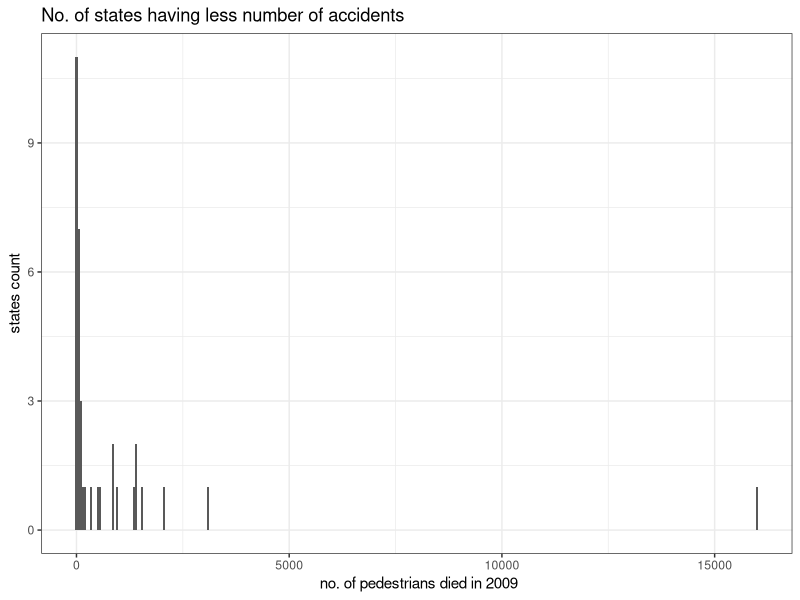
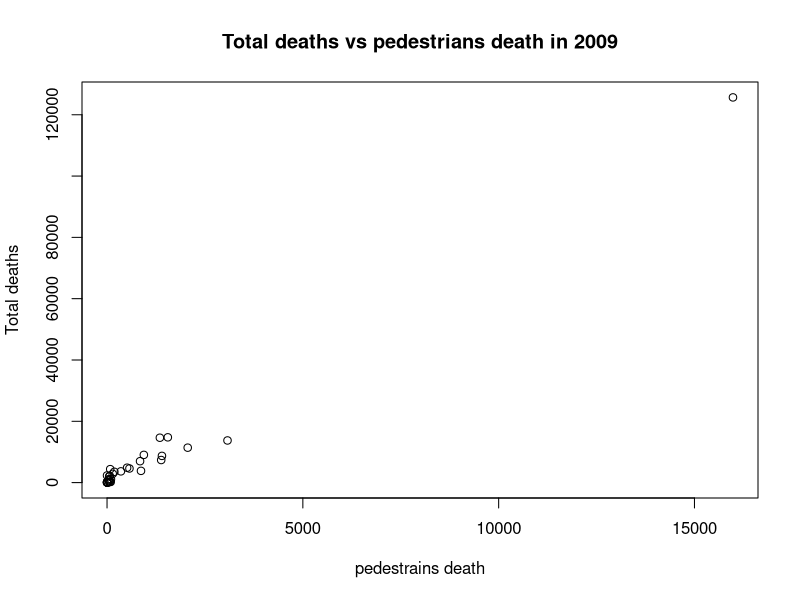
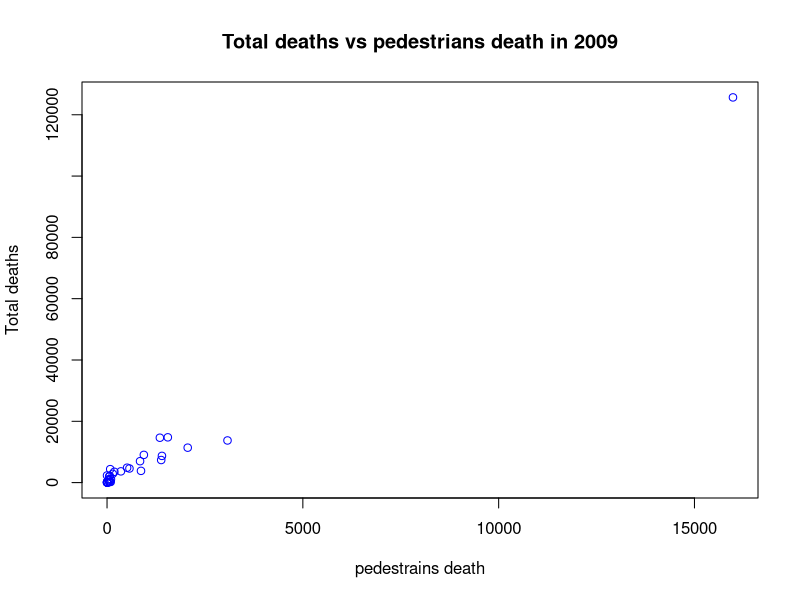
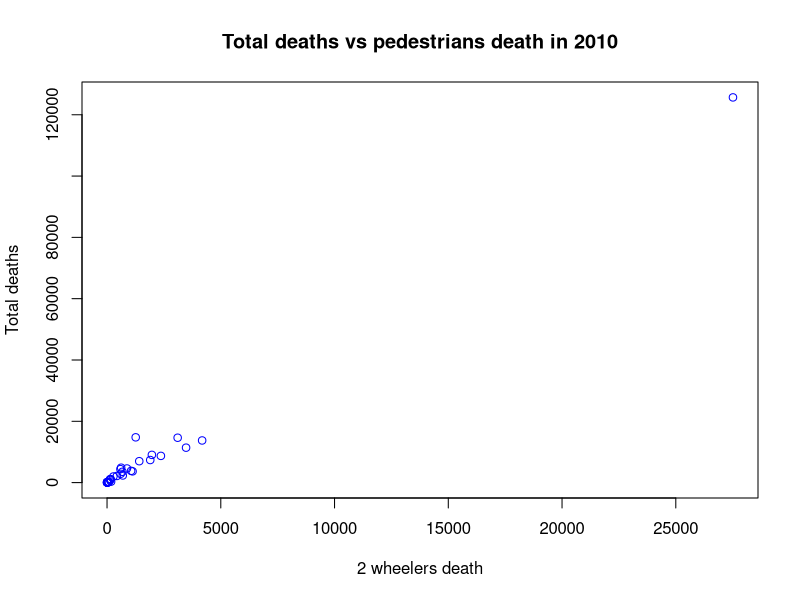
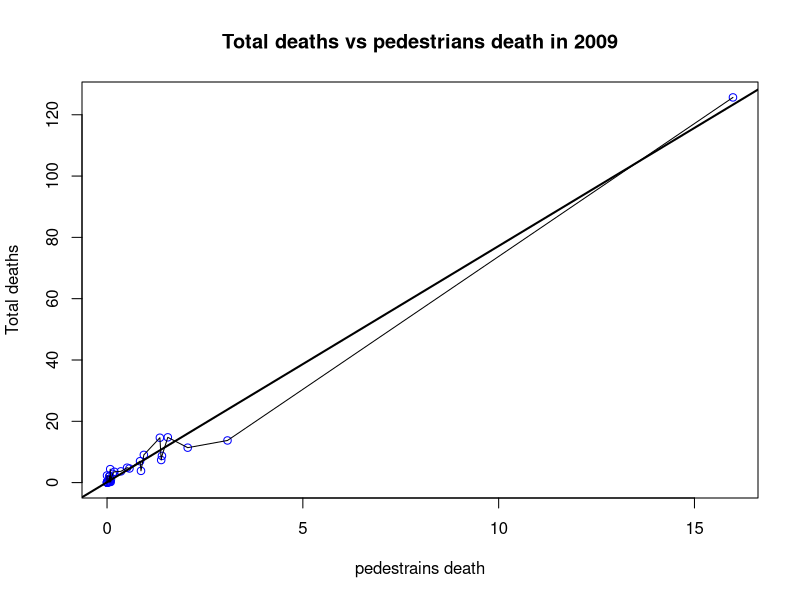
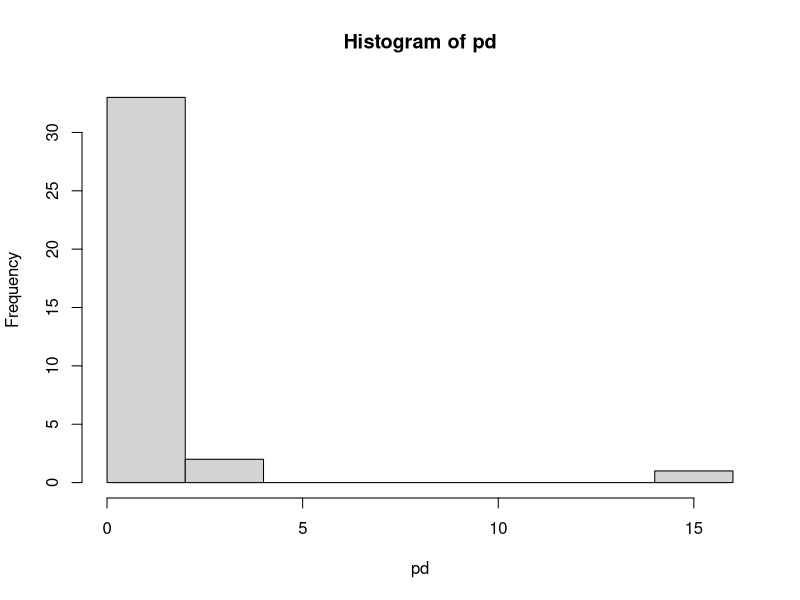
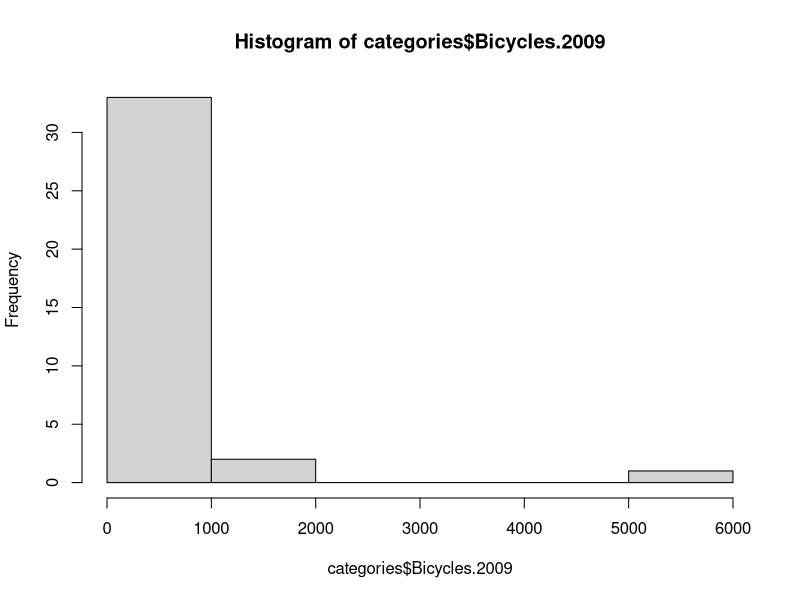
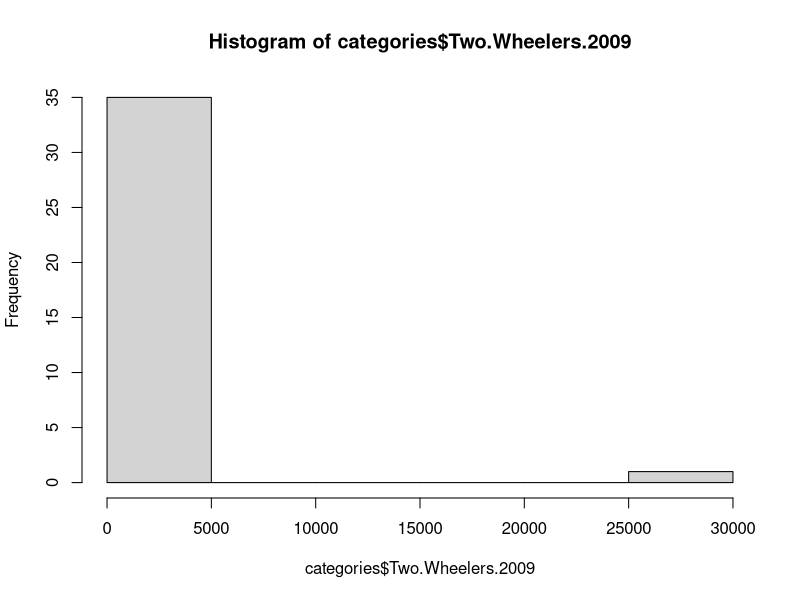

Reproduce these figures in R, in order. (Note: this script raises an error after producing the figures.)

categories<-read.csv("1Total_Number_of_Persons_Killed_RoadUser_Categories_2009-2015.csv")
View(categories)

library("ggplot2")
ggplot(categories , aes(x= Pedestrians.2009)) +
  geom_histogram(binwidth = 50) +
  theme_bw() +
  labs(y= "states count" ,
       x= " no. of pedestrians died in 2009",
       title ="No. of states having less number of accidents")

plot(x = categories$Pedestrians.2009 , y= categories$Total.2009, main= "Total deaths vs pedestrians death in 2009",
     xlab= "pedestrains death" , ylab = "Total deaths")


ped <- data.frame(categories$Pedestrians.2009, categories$Total.2009)
View(ped)

plot(x = ped$categories.Pedestrians.2009 , y= ped$categories.Total.2009, col="blue", main= "Total deaths vs pedestrians death in 2009",
     xlab= "pedestrains death" , ylab = "Total deaths")
#geom_abline(h=mean(ped$categories.Pedestrians.2009), col= "orange")
##########################################################################################



plot(x = categories$Two.Wheelers.2009 , y= categories$Total.2009, col="blue", main= "Total deaths vs pedestrians death in 2010",
     xlab= "2 wheelers death" , ylab = "Total deaths")

################################################################################
###############################################################################3
######TOTAL DEATHS VS PEDESTRIANS DEATH IN 2009###

pd<- ped$categories.Pedestrians.2009 / 1000
tt<- ped$categories.Total.2009 /1000

plot(x = pd , y= tt, col="blue", main= "Total deaths vs pedestrians death in 2009",
     xlab= "pedestrains death" , ylab = "Total deaths")
lm_total <- lm(tt ~ pd)
abline(coef(lm_total), lwd=2)
ranks<- order(pd)
lines(pd[ranks], tt[ranks])


################################################################################
################################################################

hist(pd)
hist(categories$Bicycles.2009)    
hist(categories$Two.Wheelers.2009) 
hist(categories$Auto.Rickshaws.2009) 
hist(categories$Car..Taxis..Vans.and.Other.Light.and.Medium.Motor.Vehicles.2009) 
hist(categories$Trucks.2009) 
hist(categories$Buses.2009) 
hist(categories$Other.Motor.Vehicles.2009)

#############################################################################
##############################################################################
library(calibrate)

states <- categories$States.UTs

max(categories$Pedestrians...2015)
match(max(categories$Pedestrians...2015) , categories$Pedestrians...2015)
states[match(max(categories$Pedestrians...2015) , categories$Pedestrians...2015)]

plot(x = categories$Pedestrians...2015 , y= categories$Total...2015, col="blue", main= "Total deaths vs pedestrians death in 2015",
     xlab= "pedestrians death" , ylab = "Total deaths")

Ped2015.highest <- match(max(categories$Pedestrians...2015) , categories$Pedestrians...2015)
textxy(categories$Pedestrians...2015[categories$Pedestrians...2015.highest]-10,
       categories$Total...2015[categories$Pedestrians...2015.highest]-10,
       states[categories$Pedestrians...2015.highest], col= "red" , cex=0.7)

################################################################################
##################################################################################

two<- categories$Two.Wheelers.2009

plot(ped ,col.main="darkgrey" , main="two wheelers vs pedestrian deaths in 2009",
     type ="n" , xlab= "pedestrian death" , ylab="2 wheelers death")

segments(x0=pd, y0=two, x1=pd, y1=rep(mean(two)), length(two),
         col=rgb(0,0,1,0.3))
abline(h=mean(two), col="orange")
points(ped, col=rgb(0,0,1,0.5), pch=20, cex.axis=0.6)
################################################################
#########################################################################


plot(categories$States.UTs, categories$Total...2015, Title="Relative total deaths in each state(2015)", xlab="states &UTs", ylab="total deaths(2015)")

####################################################################################
###################################################################################
#Annual pedestrian death rates#########

View(categories)
ncol(categories)
nrow(categories)
pd2 <- categories[ ,2:8]
View(pd2)
names(pd2)=c(1,2,3,4,5,6,7)
View(pd2)

f<- as.numeric(pd2$`1`)
s<- as.numeric(pd2$`2`)
t<- as.numeric(pd2$`3`)
fo<- as.numeric(pd2$`4`)
fi<- as.numeric(pd2$`5`)
si<- as.numeric(pd2$`6`)
se<- as.numeric(pd2$`7`)


pd2 <-data.frame(f, s,t,fo,fi,si,se)
View(pd2)
str(pd2)

totpd =c()
totpd =vector("numeric", 7)

for(i in 1:ncol(pd2)){
  
  totpd[i]= pd2[37,i]
}

summ<-sum(totpd)
summ

output = c()
output=vector( "numeric",7)
for (i in 1:ncol(pd2)){
  output[i] = (pd2[37,i]/summ)*100
}

###create a char vector
years<- c("2009", "2010", "2011", "2012","2013" , "2014" , "2015")
names(output) <- years
output
hist(output)
plot(years, output, type = "o", col="red",
     xlab="YEARS",
     ylab ="DEATH % ",
     main= "Annual Percentage Of Pedestrian Death Rates",
     lty=2,
     pch=19,
     col.main="darkblue")

##########################################################################
######################################################################

all2015 <- categories[ ,c(8,15,22,29,36,43,50,57,64,71)]
View(all2015)
str(all2015)

names(all2015) =c(1,2,3,4,5,6,7,8,9,10)
f<- as.numeric(all2015$`1`)
s<- as.numeric(all2015$`2`)
t<- as.numeric(all2015$`3`)
fo<- as.numeric(all2015$`4`)
fi<- as.numeric(all2015$`5`)
si<- as.numeric(all2015$`6`)
se<- as.numeric(all2015$`7`)
e<- as.numeric(all2015$`8`)
n<- as.numeric(all2015$`9`)
te<- as.numeric(all2015$`10`)

all2015 <- data.frame(f, s,t,fo,fi,si,se,e,n,te)
View(all2015)

cat<-c("pedestrians","Bicycles", "2wheelers" ,"Auto.Rickshaws" ,"Car/Taxis/Vans", "Trucks", "Buses", "Other Motor Vehicles", "others")
#cat <-c("ped" , "bi" ,"2wh" ,"auto" ,"car" , "truck" ,"bus", "other","others" )
output<-c()
output<-vector("numeric" , 9)
output

for(i in 1:(ncol(all2015)-1)){
  
  output[i] = (all2015[37,i]/all2015[37,10])*100
}

names(output)<-cat
output
final<-data.frame(cat,output)
View(final)


library("ggplot2")
ggplot(final , aes(x= cat, y=output)) +
  geom_bar(stat = "identity") +
  theme_bw() +
  labs(y= "% death rate" ,
       x= " Categories",
       title ="Categorical annual death %")

#######################################
##################################
#######Circular plot for same#########
ggplot(final, aes(x = cat, y = output ,fill = cat)) + 
  geom_bar(width = 0.85, stat="identity") +    
  
  # To use a polar plot and not a basic barplot
  coord_polar(theta = "y") +    
  
  #Remove useless labels of axis
  xlab("") + ylab("") +
  
  #Increase ylim to avoid having a complete circle
  ylim(c(0,75)) + 
  
  #Add group labels close to the bars :
  geom_text(data = final, hjust = 1, size = 3, aes(x = cat, y = 0, label = cat)) +
  
  #Remove useless legend, y axis ticks and y axis text
  theme(legend.position = "none" , axis.text.y = element_blank() , axis.ticks = element_blank())

##########################################################################
#######3Dpiechart of same########
install.packages("plotrix")
library(plotrix)

pie3D(output,labels=cat,explode=0.1,
      main="3D Pie Chart of categorial % death rate In 2015 ")

##################################################################3
################ ANNOTED pie chart #####################################################33

value<-as.integer(output)
cat <- paste(cat, value) # add percents to labels 
cat <- paste(cat,"%",sep="") # ad % to labels 
pie(value,labels = cat, col=rainbow(length(cat)),
    main="2D Pie Chart of categorial % death rate In 2015")

###############################################################################
###############################################################################
